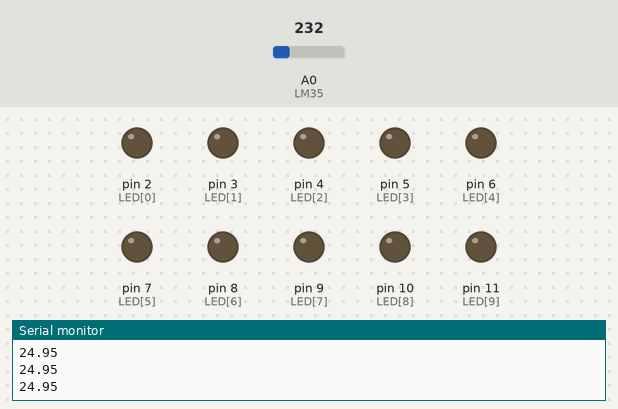
The sketch below on a simulated Arduino Uno, built for the host (arithmetic inside an expression is 32-bit, double 64-bit). Shown: output pins drawn as LEDs (lit = HIGH), the last lines printed to the serial monitor. The test bench sets the inputs (shaded band); at power-on: A0 (LM35) = 232.

Above: at 1.2 s.
1.3 s: A0 (LM35) set to 238
At 2.1 s:
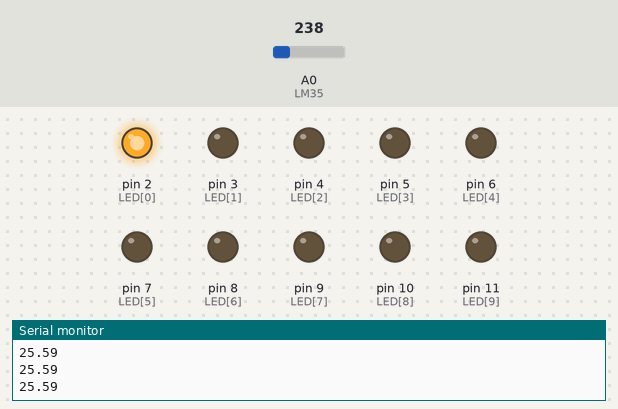
2.8 s: A0 (LM35) set to 266
At 4.81 s:
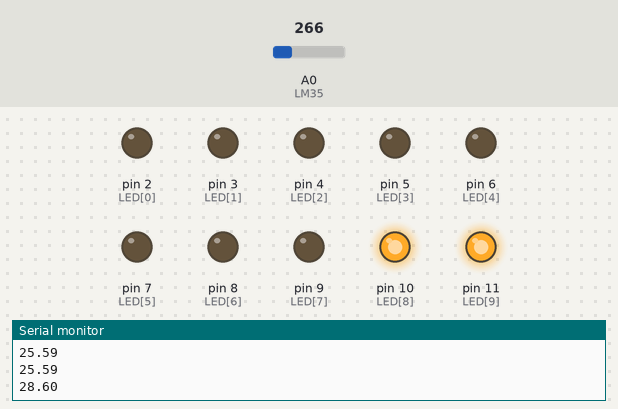
5.8 s: A0 (LM35) set to 250
At 7.6 s:
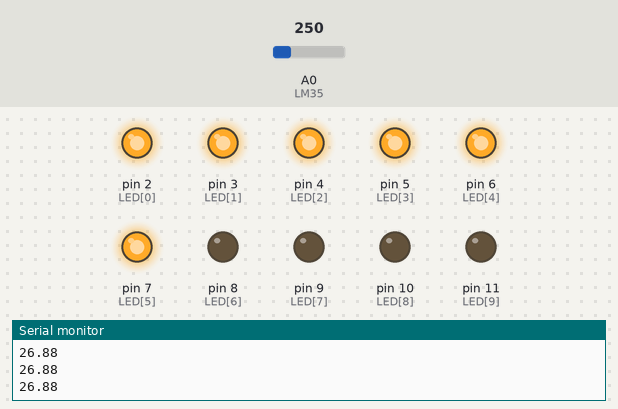
8.8 s: A0 (LM35) set to 290
At 8.9 s:
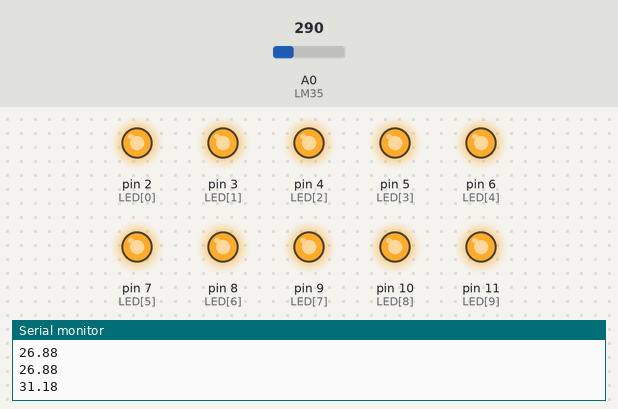
11.8 s: A0 (LM35) set to 201
At 11.9 s:
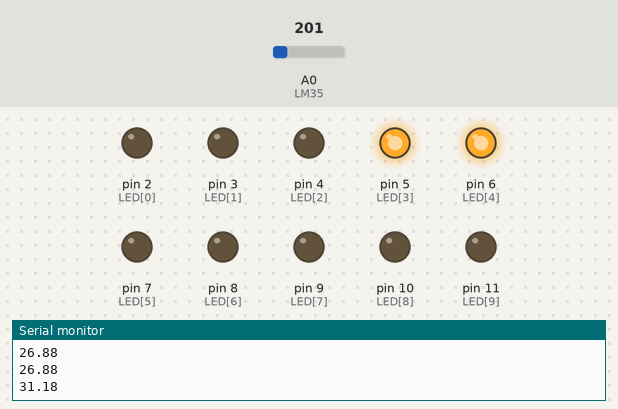
Timing chart, 0 to 14.8 s (numbered marks = the images above; inputs shaded):
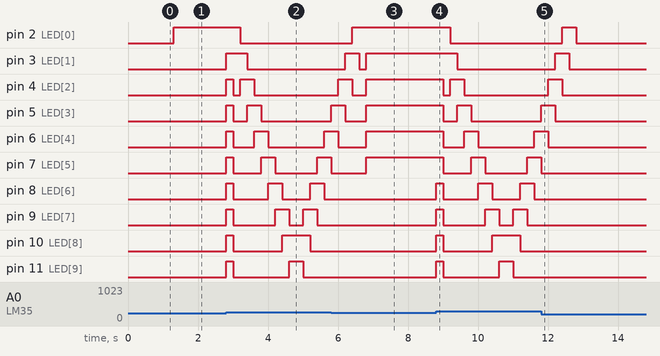

Measured:
- the behaviour switches between 237 and 238 on A0 (LM35) (found by bisection; images 0 and 1)
- after the input at 1.3 s, pin 2 (LED[0]): LOW → HIGH at once
- after the input at 2.8 s, pin 2 (LED[0]): HIGH → LOW after 0.41 s; pin 3 (LED[1]): LOW → HIGH at once, → LOW 0.60 s later
- after the input at 5.8 s, pin 2 (LED[0]): goes on until 6.4 s, then stays HIGH; pin 3 (LED[1]), pin 4 (LED[2]), pin 5 (LED[3]), pin 6 (LED[4]), pin 7 (LED[5]): goes on until 6.8 s, then stays HIGH; pin 8 (LED[6]), pin 9 (LED[7]), pin 10 (LED[8]), pin 11 (LED[9]): stays LOW (without the input it goes to HIGH after 1.0 s)
- after the input at 8.8 s, pin 2 (LED[0]): HIGH → LOW after 0.41 s; pin 3 (LED[1]): HIGH → LOW after 0.61 s
- after the input at 11.8 s, pin 3 (LED[1]): goes on until 12.6 s, then stays LOW; pin 4 (LED[2]): goes on until 12.4 s, then stays LOW; pin 5 (LED[3]): goes on until 12.2 s, then stays LOW; pin 6 (LED[4]): goes on until 12.0 s, then stays LOW; pin 7 (LED[5]): goes on until 11.8 s, then stays LOW

The sketch:

modulo3_-_Temp2.ino
```cpp
const int LM35 = 0;
float temperatura = 0;
int ADClido = 0;
const int LED[] = {
 2,3,4,5,6,7,8,9,10,11};
void setup(){
  Serial.begin(9600);
 analogReference(INTERNAL1V1); //No Mega, use INTERNAL1V1, no Leonardo remova essa linha
 for(int x = 0; x < 10; x++){
 pinMode(LED[x], OUTPUT);
 }
}
void loop(){
 ADClido = analogRead(LM35);
 temperatura = ADClido * 0.1075268817204301; //no Leonardo use 0.4887585532
 Serial.println(temperatura);
 if(temperatura > 25.50){
 digitalWrite(LED[0], HIGH);
 }
 else{
 digitalWrite(LED[0], LOW);
 }
 if(temperatura > 25.75){
 digitalWrite(LED[1], HIGH);
 }
 else{
 digitalWrite(LED[1], LOW);
 }
 if(temperatura > 26){
 digitalWrite(LED[2], HIGH);
 }
 else{
 digitalWrite(LED[2], LOW);
 }
 if(temperatura > 26.25){
 digitalWrite(LED[3], HIGH);
 }
 else{
 digitalWrite(LED[3], LOW);
 }
 if(temperatura > 26.50){
 digitalWrite(LED[4], HIGH);
 }
 else{
 digitalWrite(LED[4], LOW);
 }
 if(temperatura > 26.75){
 digitalWrite(LED[5], HIGH);
 }
 else{
 digitalWrite(LED[5], LOW);
 }
 if(temperatura > 27){
 digitalWrite(LED[6], HIGH);
 }
 else{
 digitalWrite(LED[6], LOW);
 }
 if(temperatura > 27.25){
 digitalWrite(LED[7], HIGH);
 }
 else{
 digitalWrite(LED[7], LOW);
 }
 if(temperatura > 27.50){
 digitalWrite(LED[8], HIGH);
 }
 else{
 digitalWrite(LED[8], LOW);
 }
 if(temperatura > 27.75){
 digitalWrite(LED[9], HIGH);
 }
 else{
 digitalWrite(LED[9], LOW);
 }
 if(temperatura > 28){
      delay(200);
      int i;
      for(i=0; i<10; i++){
          digitalWrite(LED[i], LOW);
      }
      for(i=0; i<9; i++){
          digitalWrite(LED[i], HIGH);
          digitalWrite(LED[i+1], HIGH);
          delay(200);
          digitalWrite(LED[i], LOW);
          digitalWrite(LED[i+1], LOW);
      }
      for(i=9; i>-1; i--){
          digitalWrite(LED[i], HIGH);
          digitalWrite(LED[i-1], HIGH);
          delay(200);
          digitalWrite(LED[i], LOW);
          digitalWrite(LED[i-1], LOW);
      }
 }
}
```
